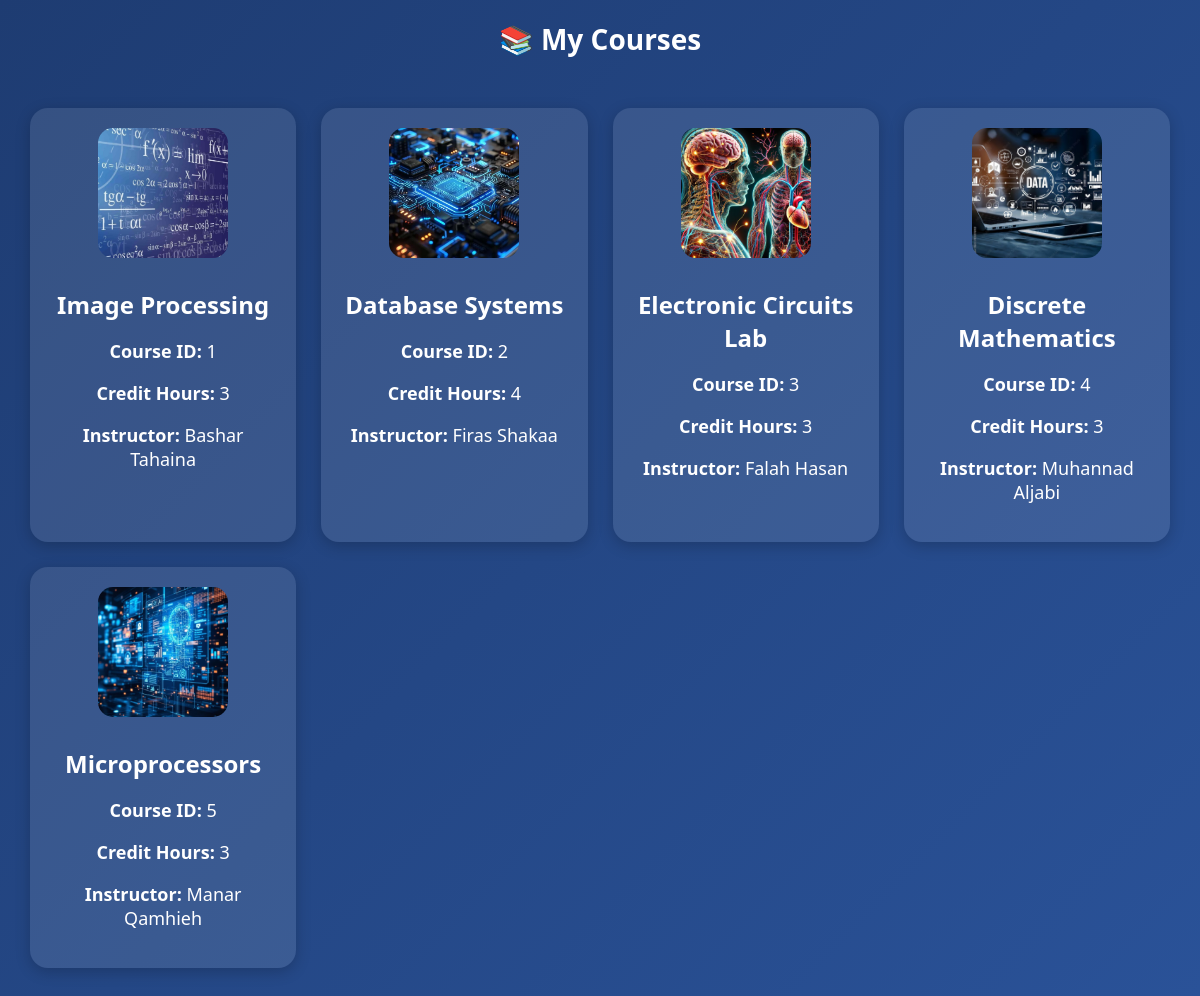
Screenshot of /course.php (signed in) with the database file from the repository.
### tables this page shows
CREATE TABLE `course` (
  `course_id` int(11) NOT NULL AUTO_INCREMENT,
  `credit_hours` int(11) NOT NULL CHECK (`credit_hours` > 0),
  `course_name` varchar(100) NOT NULL,
  `dep_id` int(11) DEFAULT NULL,
  `instructor_id` int(11) DEFAULT NULL,
  PRIMARY KEY (`course_id`),
  KEY `dep_id` (`dep_id`),
  KEY `instructor_id` (`instructor_id`),
  CONSTRAINT `course_ibfk_1` FOREIGN KEY (`dep_id`) REFERENCES `department` (`dep_id`) ON DELETE SET NULL ON UPDATE CASCADE,
  CONSTRAINT `course_ibfk_2` FOREIGN KEY (`instructor_id`) REFERENCES `instructor` (`instructor_id`) ON DELETE SET NULL ON UPDATE CASCADE
);

CREATE TABLE `instructor` (
  `instructor_id` int(11) NOT NULL AUTO_INCREMENT,
  `name` varchar(100) NOT NULL,
  `email` varchar(100) NOT NULL,
  `date_of_birth` date DEFAULT NULL,
  `address` varchar(255) DEFAULT NULL,
  `phone_number` varchar(20) DEFAULT NULL,
  `login_id` int(11) DEFAULT NULL,
  PRIMARY KEY (`instructor_id`),
  UNIQUE KEY `email` (`email`),
  UNIQUE KEY `phone_number` (`phone_number`),
  UNIQUE KEY `login_id` (`login_id`),
  CONSTRAINT `fk_instructor_login` FOREIGN KEY (`login_id`) REFERENCES `login` (`login_id`) ON DELETE SET NULL ON UPDATE CASCADE
);

### course.php (the view, shortened to what this page needs)
<?php
$conn = new mysqli(
    "localhost",
    "root",
    "",
    "university_academic_support_system"
);
$student_id = $_SESSION['student_id'];
$sql = "
SELECT
    c.course_id,
    c.course_name,
    c.credit_hours,
    i.name AS instructor_name
FROM enrollment e
JOIN course c
ON e.course_id = c.course_id
LEFT JOIN instructor i
ON c.instructor_id = i.instructor_id
WHERE e.student_id = '$student_id'
";
$result = $conn->query($sql);
?>
<!DOCTYPE html>
<html>
<head>
</head>
<body>
<div class="header">
📚 My Courses
</div>
<div class="container">
<?php
if($result->num_rows > 0){
    while($row = $result->fetch_assoc()){
        $image = "course.png";
        if($row['course_name'] == "Database Systems"){
            $image = "database.jpg";
        }
        elseif($row['course_name'] == "Electronic Circuits Lab"){
             $image = "circuits.jpg";
        }
        elseif($row['course_name'] == "Image Processing"){
             $image = "imageprocessing.jpg";
        }
        elseif($row['course_name'] == "Discrete Mathematics"){
             $image = "discrete.jpg";
        }
        elseif($row['course_name'] == "Microprocessors"){
             $image = "micro.jpg";
        }
         elseif($row['course_name'] == "Oral Surgery Basics"){
             $image = "oral.jpg";
        }
        elseif($row['course_name'] == "Human Anatomy"){
             $image = "anatomy.jpg";
        }
        elseif($row['course_name'] == "Pharmacology I"){
             $image = "pharma.jpg";
        }
        echo "
        <div class='course-card'>
            <img
                src='images/$image'
                class='course-image'
            >
            <h2>{$row['course_name']}</h2>
            <p>
                <b>Course ID:</b>
                {$row['course_id']}
            </p>
            <p>
                <b>Credit Hours:</b>
                {$row['credit_hours']}
            </p>
            <p>
                <b>Instructor:</b>
                {$row['instructor_name']}
            </p>
        </div>
        ";
    }
}else{
    echo "<p>No courses found.</p>";
}
?>
</div>
</body>
</html>

### course.php (style rules this page uses)
body { margin:0; font-family:Segoe UI; background:linear-gradient(135deg,#1e3c72,#2a5298); color:white; }
.header { text-align:center; padding:20px; font-size:28px; font-weight:bold; }
.container { padding:30px; display:grid; grid-template-columns:repeat(auto-fit,minmax(260px,1fr)); gap:25px; }
.course-card { background:rgba(255,255,255,0.1); padding:20px; border-radius:18px; text-align:center; transition:0.3s; box-shadow:0 4px 15px rgba(0,0,0,0.2); }
.course-image { width:130px; height:130px; object-fit:cover; border-radius:15px; margin-bottom:15px; }
.course-card h2 { margin:10px 0; font-size:24px; }
.course-card p { font-size:18px; }

### rows the page displays
course: shows a picture, course_name "Image Processing", course_id "1", credit_hours "3", instructor.name "Bashar Tahaina"
course: shows a picture, course_name "Database Systems", course_id "2", credit_hours "4", instructor.name "Firas Shakaa"
course: shows a picture, course_name "Electronic Circuits Lab", course_id "3", credit_hours "3", instructor.name "Falah Hasan"
course: shows a picture, course_name "Discrete Mathematics", course_id "4", credit_hours "3", instructor.name "Muhannad Aljabi"
course: shows a picture, course_name "Microprocessors", course_id "5", credit_hours "3", instructor.name "Manar Qamhieh"
